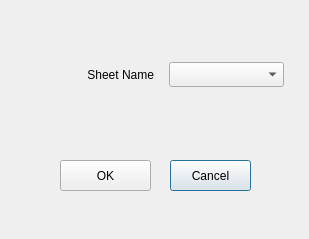
<?xml version="1.0" encoding="UTF-8"?>
<ui version="4.0">
 <class>Dialog</class>
 <widget class="QDialog" name="Dialog">
  <property name="geometry">
   <rect>
    <x>0</x>
    <y>0</y>
    <width>309</width>
    <height>239</height>
   </rect>
  </property>
  <property name="windowTitle">
   <string>Dialog</string>
  </property>
  <widget class="QPushButton" name="cancel_btn">
   <property name="geometry">
    <rect>
     <x>170</x>
     <y>160</y>
     <width>81</width>
     <height>31</height>
    </rect>
   </property>
   <property name="cursor">
    <cursorShape>PointingHandCursor</cursorShape>
   </property>
   <property name="text">
    <string>Cancel</string>
   </property>
  </widget>
  <widget class="QPushButton" name="ok_btn">
   <property name="geometry">
    <rect>
     <x>60</x>
     <y>160</y>
     <width>91</width>
     <height>31</height>
    </rect>
   </property>
   <property name="cursor">
    <cursorShape>PointingHandCursor</cursorShape>
   </property>
   <property name="text">
    <string>OK</string>
   </property>
  </widget>
  <widget class="QWidget" name="horizontalLayoutWidget">
   <property name="geometry">
    <rect>
     <x>36</x>
     <y>59</y>
     <width>251</width>
     <height>31</height>
    </rect>
   </property>
   <layout class="QHBoxLayout" name="horizontalLayout">
    <property name="spacing">
     <number>15</number>
    </property>
    <property name="leftMargin">
     <number>3</number>
    </property>
    <property name="topMargin">
     <number>3</number>
    </property>
    <property name="rightMargin">
     <number>3</number>
    </property>
    <property name="bottomMargin">
     <number>3</number>
    </property>
    <item>
     <widget class="QLabel" name="sheet_name_lbl">
      <property name="font">
       <font>
        <pointsize>9</pointsize>
       </font>
      </property>
      <property name="text">
       <string>Sheet Name</string>
      </property>
      <property name="alignment">
       <set>Qt::AlignRight|Qt::AlignTrailing|Qt::AlignVCenter</set>
      </property>
      <property name="margin">
       <number>5</number>
      </property>
     </widget>
    </item>
    <item>
     <widget class="QComboBox" name="sheet_name_cbox">
      <property name="sizePolicy">
       <sizepolicy hsizetype="Preferred" vsizetype="Preferred">
        <horstretch>0</horstretch>
        <verstretch>0</verstretch>
       </sizepolicy>
      </property>
      <property name="font">
       <font>
        <pointsize>10</pointsize>
       </font>
      </property>
     </widget>
    </item>
   </layout>
  </widget>
 </widget>
 <resources/>
 <connections/>
</ui>
